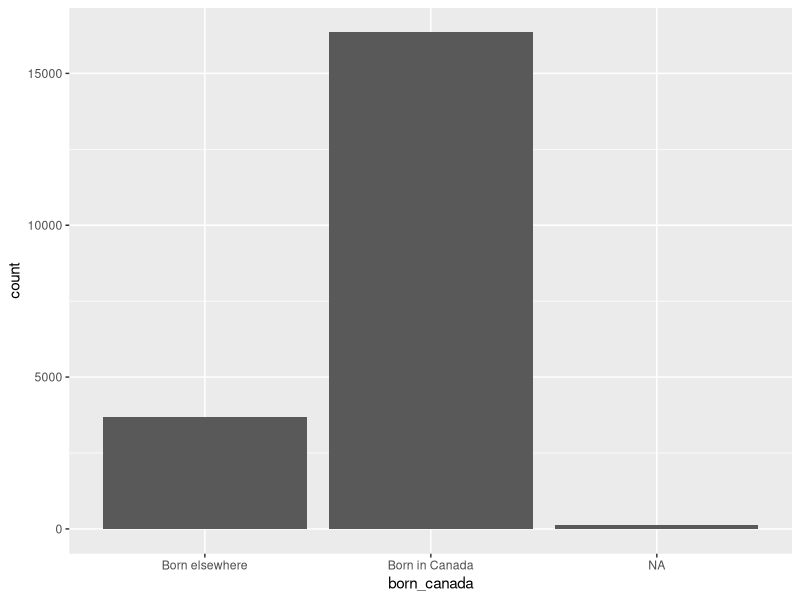
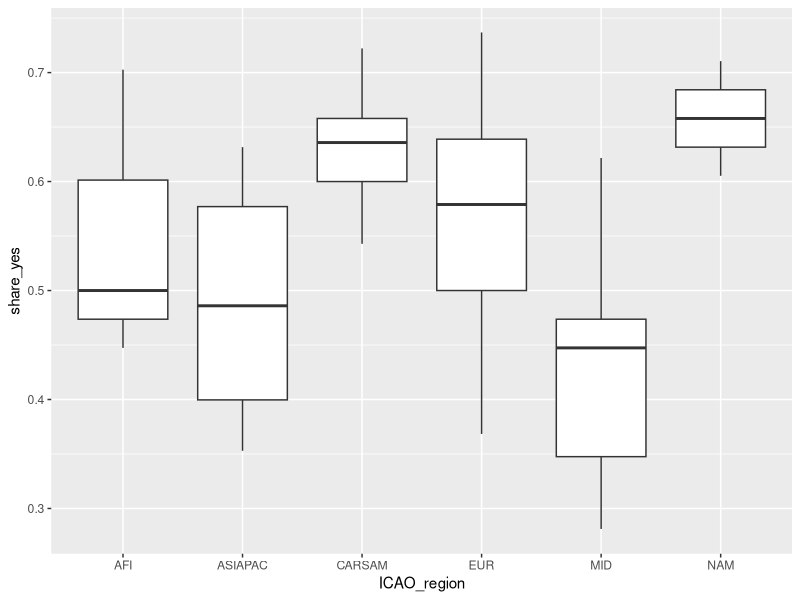
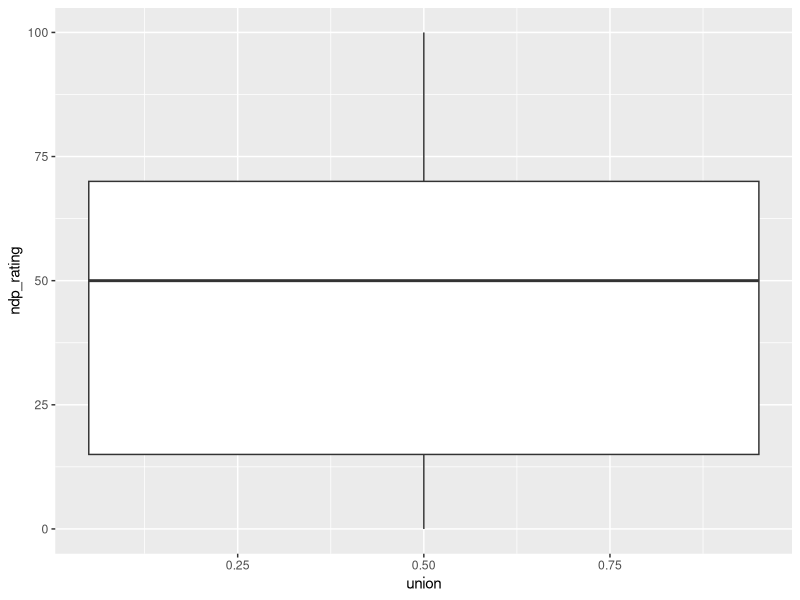
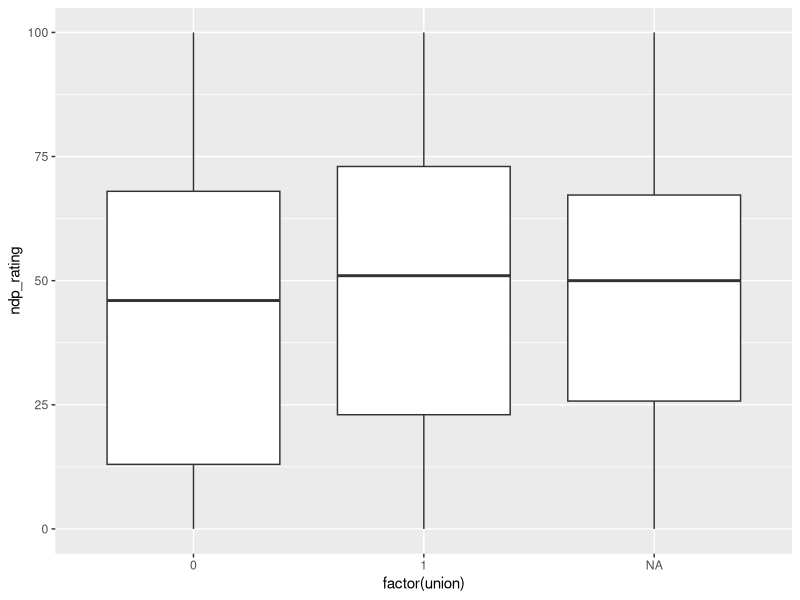
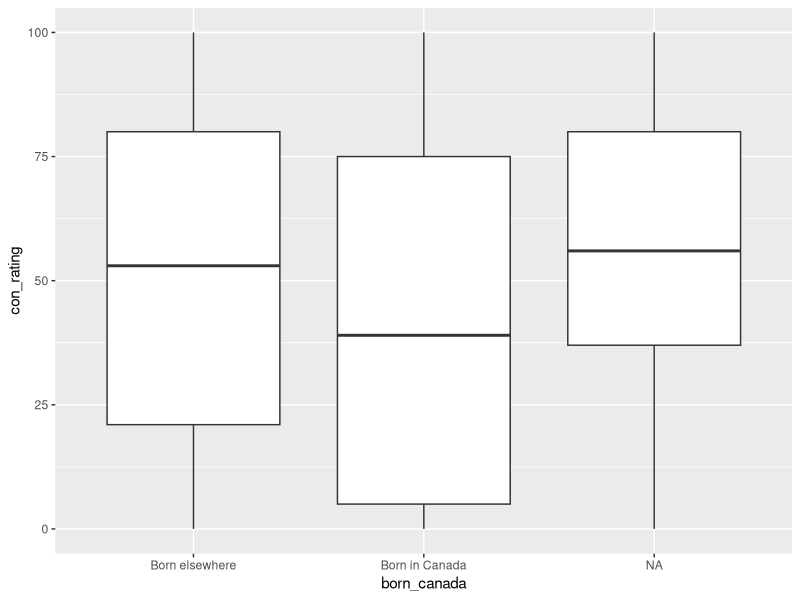
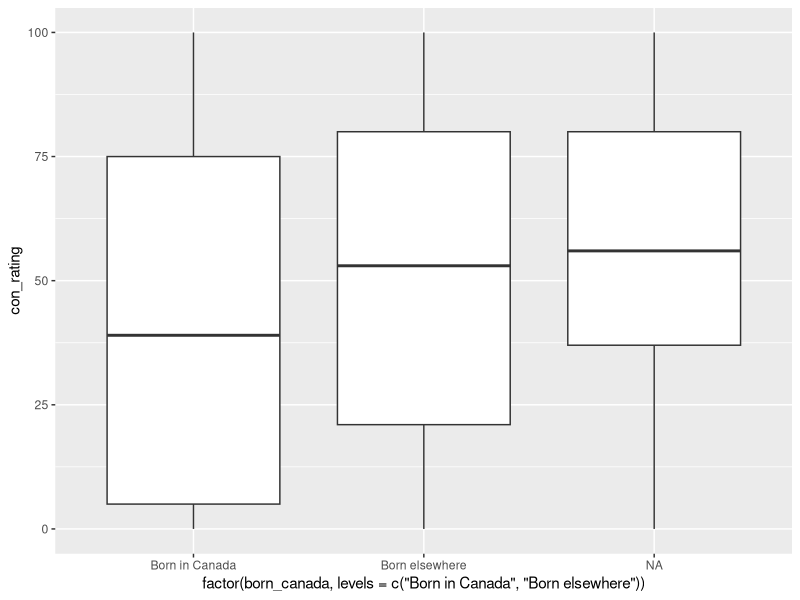

Write R code to recreate these figures, in order. (Note: this script raises an error after producing the figures.)
## ---- chunk 1
library(tidyverse)
library(parameters)
## ---- chunk 2
ces <- read.csv("data/ces2025_small.csv")
un_country <- read.csv("data/unvotes_country_1947.csv")
## ---- chunk 3
unique(ces$born_canada)
## ---- chunk 4
ggplot(ces, aes(x=born_canada)) +
  geom_bar()
## ---- chunk 5
unique(un_country$ICAO_region)
## ---- chunk 6
ggplot(un_country, aes(x=ICAO_region, y=share_yes)) +
  geom_boxplot()
## ---- chunk 7
class(ces$union)
## ---- chunk 8
ggplot(ces, aes(x=union, y=ndp_rating)) +
  geom_boxplot()
## ---- chunk 9
class(factor(ces$union))
## ---- chunk 10
ggplot(ces, aes(x=factor(union), y=ndp_rating)) +
  geom_boxplot()
## ---- chunk 11
ggplot(ces, aes(x=born_canada, y=con_rating)) +
  geom_boxplot()
## ---- chunk 12
ggplot(ces, aes(x=factor(born_canada, levels=c("Born in Canada","Born elsewhere")), y=con_rating)) +
  geom_boxplot()
## ---- chunk 13
head(ces,5)
## ---- chunk 14
knitr::include_graphics("images/w6_ttest.png")
## ---- chunk 15
t.test(con_rating ~ born_canada, data = ces)
## ---- chunk 16
t.test(con_rating ~ born_canada, data = ces) |>
  model_parameters()
## ---- chunk 17
t.test(ndp_rating ~ born_canada, data = ces) |>
  model_parameters()
## ---- chunk 18
t.test(con_rating ~ born_canada, data = ces) |>
  model_parameters() |>
  ggplot(aes(y=Difference,x="Conservative rating")) +
  geom_pointrange(aes(ymax=CI_high,ymin=CI_low))
## ---- chunk 19
t.test(con_rating ~ born_canada, data = ces) |>
  model_parameters() |>
  ggplot(aes(y=Difference,x="Conservative rating")) +
  geom_pointrange(aes(ymax=CI_high,ymin=CI_low)) +
  geom_hline(aes(yintercept=0),linetype="dashed") # this adds a horizontal line
## ---- chunk 20
t.test(con_rating ~ born_canada, data = ces) |>
  model_parameters() |>
  ggplot(aes(y=Difference,x="Conservative rating")) +
  geom_pointrange(aes(ymax=CI_high,ymin=CI_low)) +
  geom_hline(aes(yintercept=0),linetype="dashed") +
  theme_bw() + # black and white theme
  xlab("") + # hides the x label
  ylab("Difference in means (Born elsewhere - Born in Canada)") # replaces the y label
## ---- chunk 21
t.test(ndp_rating ~ born_canada, data = ces) |>
  model_parameters() |>
  ggplot(aes(y=Difference,x="NDP rating")) +
  geom_pointrange(aes(ymax=CI_high,ymin=CI_low)) +
  geom_hline(aes(yintercept=0),linetype="dashed") +
  theme_bw() +
  xlab("") +
  ylab("Difference in means (Born elsewhere - Born in Canada)")
## ---- chunk 22
t.test(ndp_rating ~ born_canada, data = ces) |>
  model_parameters() |>
  ggplot(aes(x=Difference,y="NDP rating")) +
  geom_pointrange(aes(xmax=CI_high,xmin=CI_low)) +
  geom_vline(aes(xintercept=0),linetype="dashed") +
  theme_bw() +
  ylab("") +
  xlab("Difference in means (Born elsewhere - Born in Canada)")
## ---- chunk 23
vdem <- read.csv("data/vdem_w6tutorial.csv")
## ---- chunk 24
knitr::include_graphics("images/w6_vdemcodebook.png")
## ---- chunk 25
summary(vdem$v2pepwrgen)
## ---- chunk 26
vdem |>
  ggplot(aes(y=v2pepwrgen,x=v2mefemjrn)) +
  geom_point() +
  theme_classic()
## ---- chunk 27
m1 <- lm(data=vdem,v2pepwrgen ~ v2mefemjrn)

vdem$fitted <- m1$fitted.values
vdem$residuals <- m1$residuals

vdem |>
  ggplot(aes(x=v2mefemjrn,y=v2pepwrgen)) +
  geom_point() +
  geom_line(aes(y=fitted)) +
  theme_classic()
## ---- chunk 28
vdem |>
  ggplot(aes(x=v2mefemjrn,y=v2pepwrgen)) +
  geom_point(alpha=0.5) +
  geom_point(aes(y=fitted),shape=1,color="maroon") +
  theme_classic()
## ---- chunk 29
vdem |>
  ggplot(aes(x=v2mefemjrn,y=v2pepwrgen)) +
  geom_point(alpha=0.5) +
  geom_point(aes(y=fitted),shape=1,color="maroon") +
  geom_segment(aes(yend=fitted,xend=v2mefemjrn),alpha=0.5) +
  theme_classic()
## ---- chunk 30
vdem |>
  ggplot(aes(x=v2mefemjrn,y=v2pepwrgen)) +
  geom_point(alpha=0.5) +
  geom_line(aes(y=fitted),color="maroon") +
  geom_segment(aes(yend=fitted,xend=v2mefemjrn),alpha=0.5) +
  theme_classic()
## ---- chunk 31
vdem |>
  ggplot(aes(y=v2pepwrgen,x=v2mefemjrn)) +
  geom_point(alpha=0.5) + # alpha changes the transparency of the points
  geom_smooth(method="lm") +
  theme_classic()
